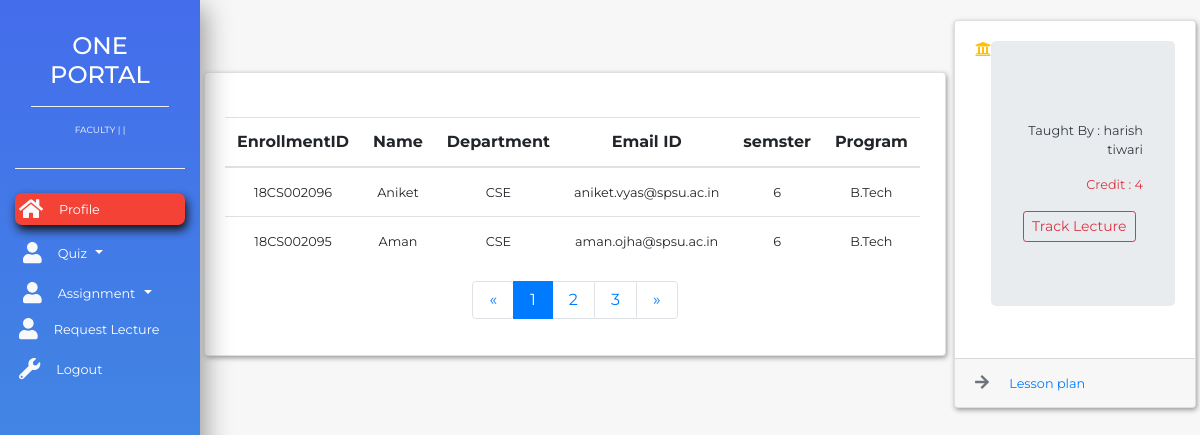
Screenshot of /academic/ASSTPROF/lecture/1/view with the database file from the repository.
### academics/models.py (models this page shows, shortened)
class lectureEnrollment(models.Model):
    id = models.AutoField(primary_key=True)
    lecture = models.ForeignKey('subjects',on_delete=models.CASCADE)
    student = models.ForeignKey('stud_details',on_delete=models.CASCADE)

class stud_details(models.Model):#Student Information
    id = models.AutoField(primary_key=True)
    EnrollmentNumber = models.CharField(max_length=10)
    FullName = models.CharField(max_length=100)
    Department = models.ForeignKey('Department',on_delete=models.CASCADE)
    program = models.ForeignKey('program',on_delete=models.CASCADE)
    BatchYear = models.CharField(max_length=10)
    UniversityEmailID = models.CharField(max_length=100)
    PersonalEmailID = models.CharField(max_length=100)
    Phone = models.BigIntegerField()
    currentSemester = models.IntegerField(blank=True)
    StreetAddress = models.CharField(max_length=100)
    District = models.CharField(max_length=10)
    State = models.CharField(max_length=20)
    PinCode = models.IntegerField()
    LastQualification = models.CharField(max_length=100)
    def __str__(self):
        return self.EnrollmentNumber

class Department(models.Model):
    id = models.AutoField(primary_key=True)
    DepartmentID = models.CharField(max_length=10)
    DepartmentName = models.CharField(max_length=100)
    HeadOfDepartment = models.ForeignKey('employee',on_delete=models.CASCADE)
    SpecializedCourse = models.BooleanField()
    StartDate = models.DateField()
    School = models.ForeignKey('school',on_delete=models.CASCADE)
    Status = models.BooleanField()
    def __str__(self):
        return self.DepartmentID

class program(models.Model):
    id = models.AutoField(primary_key=True)
    name = models.CharField(max_length=100)
    school = models.ForeignKey('school',on_delete=models.CASCADE)
    totalSemester = models.IntegerField(blank=True)
    status = models.BooleanField()
    createdOn = models.DateTimeField(auto_now_add=True)

class subjects(models.Model):
    id = models.AutoField(primary_key=True)
    subjectCode = models.CharField(max_length=10)
    subjectName = models.CharField(max_length=50)
    LessonPlan = models.FileField(upload_to='media')
    Semester = models.IntegerField()
    TaughtBy = models.ForeignKey('faculty' , on_delete=models.CASCADE,blank=True)
    Credit = models.CharField(max_length=10)
    Department = models.ForeignKey('Department', on_delete=models.CASCADE)
    def __str__(self):
        return self.subjectCode

class faculty(models.Model):
    id = models.AutoField(primary_key=True)
    FacultyID = models.ForeignKey('employee',on_delete=models.CASCADE)
    Department = models.ForeignKey('Department',on_delete=models.CASCADE)
    def __str__(self):
        return self.FacultyID.Name

class employee(models.Model):
    id = models.AutoField(primary_key=True)
    employeeID = models.CharField(max_length=10)
    personalEmail = models.EmailField()
    universityEmail = models.EmailField(blank=True)
    Name = models.CharField(max_length=20)
    Dob = models.DateField()
    Doj = models.DateField()

### academics/views.py (the view)
# urls.py: path('ASSTPROF/lecture/<str:lecture>/view',views.assLectureView),
def assLectureView(request,lecture):
    lectur = lectureEnrollment.objects.filter(lecture=subjects.objects.get(pk=lecture))
    lects = subjects.objects.filter(pk=lecture)
    context = {
        'outs':lectur,
        'ongoing':lects,
        'assLectureView':True
    }
    if lecture is None:
        context['emptyEnrollment']= True
    print(lects,lectur)
    return render(request,'faculty/lecture.html',context)

### templates/faculty/lecture.html (shortened to what this page needs)
{% load static %}
<!doctype html>
<html lang="en">
<head>
    <link rel="stylesheet" href="https://stackpath.bootstrapcdn.com/bootstrap/4.1.1/css/bootstrap.min.css">
    <link rel="stylesheet" href="{% static 'css/style_dash.css' %}">
</head>
<body>
    <nav class="navbar navbar-expand-lg navbar-light">
        <div class="collapse navbar-collapse" id="navbarSupportedContent">
            <div class="container-fluid">
                <div class="row">
                    <div class="col-xl-2 col-lg-3 col-md-4 sidebar fixed-top">
                        <div class="bottom-border p-3 mt-3">
                            <div class="one-portal bottom-border">
                                <h4 class="text-white text-uppercase text-center mb-3">One Portal</h4>
                            </div>
                            <div class="info my-3 text-center">
                                <p class="text-center text-white custom-small">FACULTY | {{data.FacultyID.EmployeeID}} | {{data.Department}} </p>
                            </div>
                        </div>
                        <ul class="navbar-nav flex-column mt-4">
                            <li class="nav-item"><a href="/" class="nav-link text-white p-1 mb-2 current"><i class="fas fa-home text-light fa-lg mr-3"></i><small>Profile</small></a></li>
                            <li class="nav-item dropdown">
                                <a class="nav-link dropdown-toggle text-white" href="#" id="navbarDropdown" role="button" data-toggle="dropdown" aria-haspopup="true" aria-expanded="false">
                                    <i class="fas fa-user text-light fa-lg mr-3"></i><small>Quiz</small>
                                </a>
                            </li>
                            <li class="nav-item dropdown">
                                <a class="nav-link dropdown-toggle text-white" href="#" id="navbarDropdownAssignment" role="button" data-toggle="dropdown" aria-haspopup="true" aria-expanded="false">
                                    <i class="fas fa-user text-light fa-lg mr-3"></i><small>Assignment</small>
                                </a>
                            </li>
                            <li class="nav-item"><a href="lectureRequest" class="nav-link text-white p-1 mb-2 sidebar-link"><i class="fas fa-user text-light fa-lg mr-3"></i><small>Request Lecture</small></a></li>
                            <li class="nav-item"><a href="/accounts/logout" class="nav-link text-white p-1 mb-2 sidebar-link"><i class="fas fa-wrench text-light fa-lg mr-3"></i><small>Logout</small><a></li>
              </ul>
            </div>
          </div>
        </div>
      </div>
    </nav>
         {% if assLectureView %}
        <section>
            <div class="container-fluid">
                <div class="row mb-5">
                    <div class="col-xl-10 col-lg-9 col-md-10 ml-auto">
                        <div class="row align-items-center">
                            {% if outs %}
                            <div class="col-xl-9 col-sm-12 col-md-10 p-1">
                                <div class="card card-common">
                                    <div class="card-body">
                                        <br>
                                        <table class="table table-stripped table-responsive  text-center">
                                            <thead>
                                                <tr class="">
                                                    <th scope="col">EnrollmentID</th>
                                                    <th scope="col">Name</th>
                                                    <th scope="col">Department</th>
                                                    <th scope="col">Email ID</th>
                                                    <th scope="col">semster</th>
                                                    <th scope="col">Program </th>
                                                </tr>
                                            </thead>
                                            <tbody>
                                                {% for out in outs %}
                                                <tr scope="row">
                                                    <td><small>{{ out.student}}</small></td>
                                                    <td><small>{{ out.student.FullName}}</small></td>
                                                    <td><small>{{ out.student.Department }}</small></td>
                                                    <td><small>{{ out.student.UniversityEmailID }}</small></td>
                                                    <td><small>{{ out.student.currentSemester }}</small></td>
                                                    <td><small>{{out.student.program.name}}</small></td>
                                                </tr>
                                                {% endfor %}
                                            </tbody>
                                        </table>
                                        <nav>
                                            <ul class="pagination justify-content-center">
                                                <li class="page-item">
                                                    <a href="#" class="page-link py-2 px-3">
                                                        <span>&laquo;</span>
                                                    </a>
                                                </li>
                                                <li class="page-item active">
                                                    <a href="#" class="page-link py-2 px-3">
                              1
                            </a>
                                                </li>
                                                <li class="page-item">
                                                    <a href="#" class="page-link py-2 px-3">
                              2
                            </a>
                                                </li>
                                                <li class="page-item">
                                                    <a href="#" class="page-link py-2 px-3">
                              3
                            </a>
                                                </li>
                                                <li class="page-item">
                                                    <a href="#" class="page-link py-2 px-3">
                                                        <span>&raquo;</span>
                                                    </a>
                                                </li>
                                            </ul>
                                        </nav>
                                    </div>
                                </div>
                            </div>
                            {% for notice in ongoing %}
                            <div class="col-xl-3 col-sm-6 p-1 ">
                                <div class="card card-common">
                                    <div class="card-body">
                                        <div class="d-flex justify-content-between">
                                            <i class="fas fa-university fa-1x text-warning"></i>
                                            <div class="jumbotron ">
                                                <p class="text-dark text-right small">
                                                    Taught By : {{notice.TaughtBy}}
                                                </p>
                                                <p class="text-danger text-right small">Credit : {{notice.Credit}}</p>
                                                <span class='text-left'><a style="text-decoration: none;" href="Track"><button class="btn btn-sm btn-outline-danger">Track Lecture</button></a></span>
                                            </div>
                                        </div>
                                    </div>
                                    <div class="card-footer text-secondary">
                                        <i class="fas fa-arrow-right mr-3"></i>
                                        <small><a href="/{{notice.LessonPlan}}">Lesson plan</a></small>
                                    </div>
                                </div>
                            </div>
                            {% endfor %} {% endif %}
                        </div>
                    </div>
                </div>
            </div>
        </section>
        {% endif %}
</body>
</html>

### static/css/style_dash.css (style rules this page uses)
body { font-family: 'Montserrat', sans-serif; background-color: rgb(247, 247, 247); }
.sidebar { height: 100vh; background: linear-gradient(180deg, #446DEC, #3F99DB); background-position: center; background-repeat: no-repeat; background-size: cover; box-shadow: 5px 7px 25px #999; }
.bottom-border { border-bottom: 1px groove #eee; }
.sidebar-link { transition: all .4s; }
.current { background-color: #f44336; border-radius: 7px; box-shadow: 2px 5px 10px #111; transition: all .3s; }
.card-common { box-shadow: 1px 2px 5px #999; transition: all .4s; }
.custom-small { font-size: xx-small; }

### rows the page displays
lectureEnrollment: student "18CS002096", student.FullName "Aniket", student.Department "CSE", student.UniversityEmailID "aniket.vyas@spsu.ac.in", student.currentSemester "6", student.program.name "B.Tech"
lectureEnrollment: student "18CS002095", student.FullName "Aman", student.Department "CSE", student.UniversityEmailID "aman.ojha@spsu.ac.in", student.currentSemester "6", student.program.name "B.Tech"
subjects: TaughtBy "harish tiwari", Credit "4"
